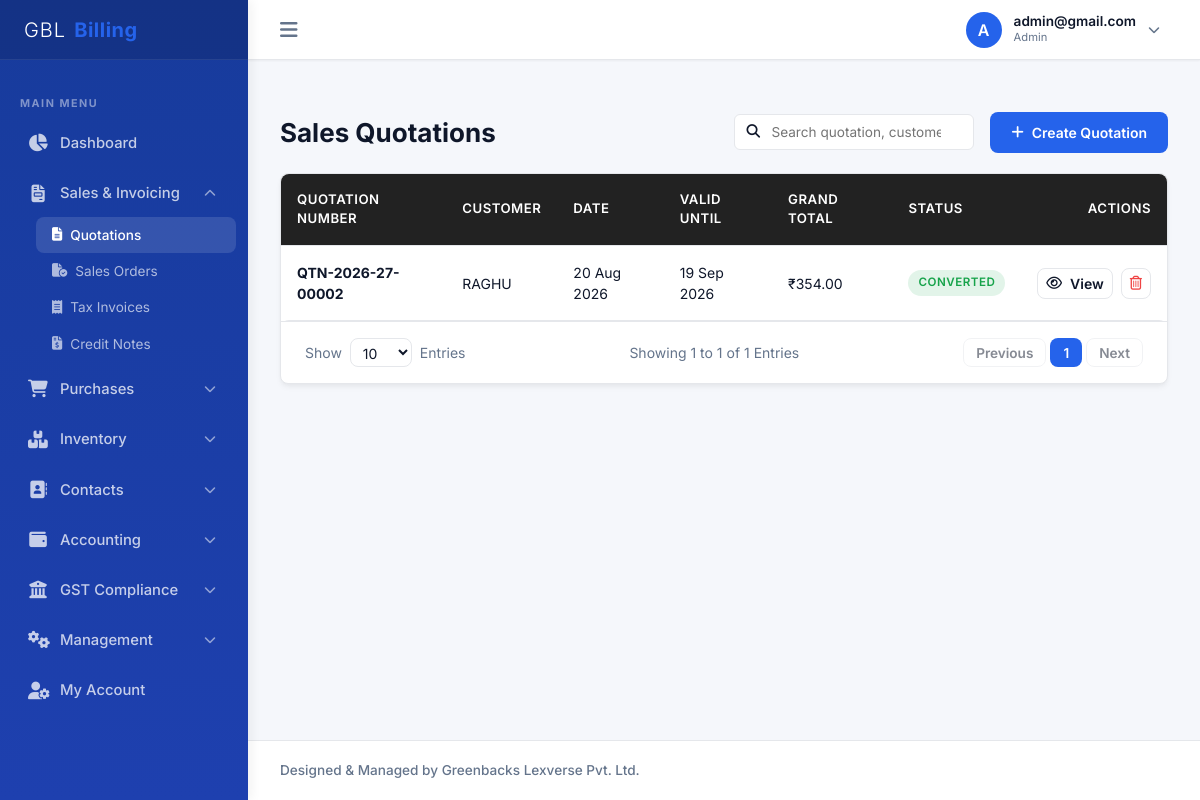
/company/quotations/ (signed in), run on an earlier commit of the app's database.
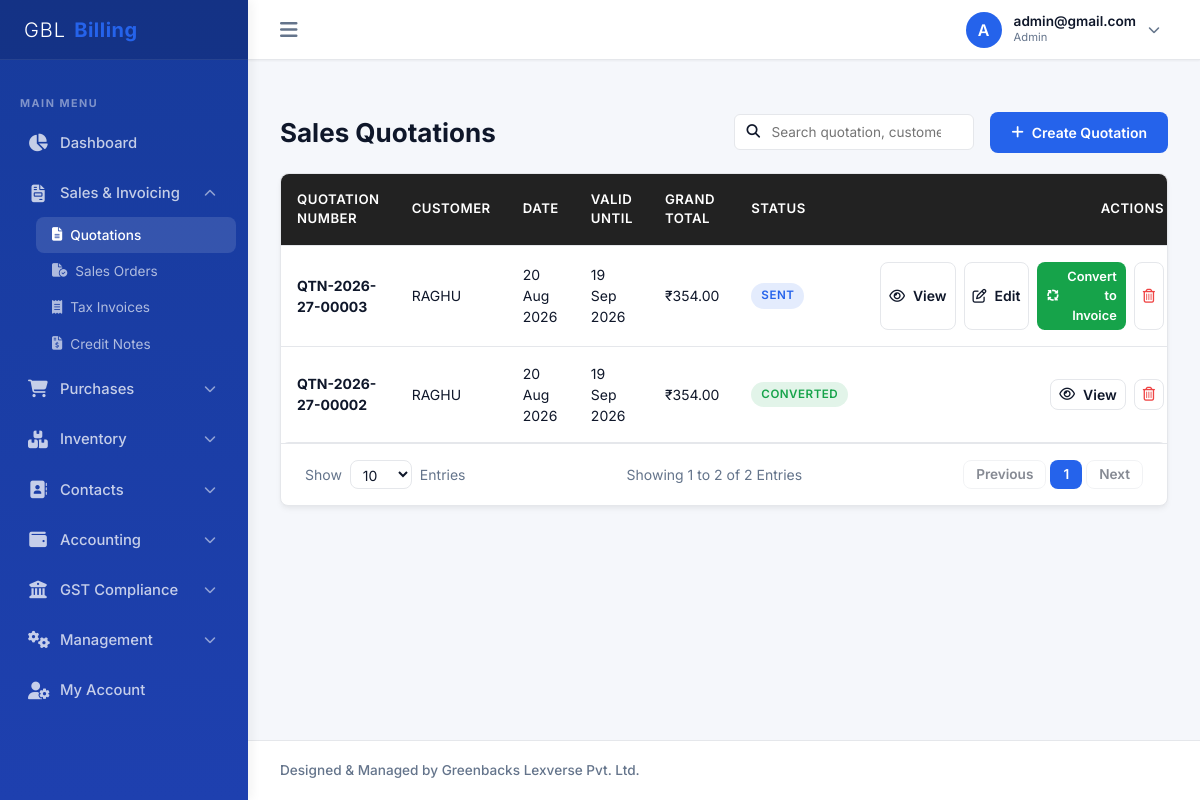
And on a later commit of the database.
### billing/models.py (models this page shows, shortened)
class Quotation(models.Model):
    STATUS_CHOICES = [('DRAFT', 'Draft'), ('SENT', 'Sent'), ('ACCEPTED', 'Accepted'), ('REJECTED', 'Rejected'), ('EXPIRED', 'Expired'), ('CONVERTED', 'Converted')]
    company = models.ForeignKey(Company, on_delete=models.CASCADE)
    customer = models.ForeignKey(Customer, on_delete=models.PROTECT)
    quotation_number = models.CharField(max_length=50)
    date = models.DateField()
    valid_until = models.DateField()
    subtotal = models.DecimalField(max_digits=15, decimal_places=2, default=Decimal('0.00'))
    taxable_value = models.DecimalField(max_digits=15, decimal_places=2, default=Decimal('0.00'))
    cgst_total = models.DecimalField(max_digits=15, decimal_places=2, default=Decimal('0.00'))
    sgst_total = models.DecimalField(max_digits=15, decimal_places=2, default=Decimal('0.00'))
    igst_total = models.DecimalField(max_digits=15, decimal_places=2, default=Decimal('0.00'))
    grand_total = models.DecimalField(max_digits=15, decimal_places=2, default=Decimal('0.00'))
    status = models.CharField(max_length=20, choices=STATUS_CHOICES, default='DRAFT')
    notes = models.TextField(blank=True, null=True)
    terms = models.TextField(blank=True, null=True)
    converted_to_invoice = models.ForeignKey(Invoice, on_delete=models.SET_NULL, null=True, blank=True)
    class Meta:
        unique_together = ('company', 'quotation_number')

class Customer(models.Model):
    CUSTOMER_TYPES = [
        ('REGISTERED', 'Regular Registered'),
        ('COMPOSITION', 'Composition Scheme'),
        ('UNREGISTERED', 'Unregistered Business'),
        ('CONSUMER', 'Consumer / Retailer'),
        ('SEZ', 'SEZ Developer / Unit'),
        ('EXPORT', 'Overseas Export'),
    ]
    company = models.ForeignKey(Company, on_delete=models.CASCADE)
    name = models.CharField(max_length=200)
    business_name = models.CharField(max_length=200, blank=True, null=True)
    customer_type = models.CharField(max_length=20, choices=CUSTOMER_TYPES, default='CONSUMER')
    gstin = models.CharField(max_length=15, blank=True, null=True)
    pan = models.CharField(max_length=10, blank=True, null=True)
    email = models.EmailField(blank=True, null=True)
    mobile = models.CharField(max_length=15)
    alternate_mobile = models.CharField(max_length=15, blank=True, null=True)
    billing_address = models.TextField()
    billing_city = models.CharField(max_length=100)
    billing_state = models.CharField(max_length=100)
    billing_state_code = models.CharField(max_length=2)
    billing_pincode = models.CharField(max_length=6)
    shipping_address = models.TextField(blank=True, null=True)
    shipping_city = models.CharField(max_length=100, blank=True, null=True)
    shipping_state = models.CharField(max_length=100, blank=True, null=True)
    shipping_state_code = models.CharField(max_length=2, blank=True, null=True)
    shipping_pincode = models.CharField(max_length=6, blank=True, null=True)
    credit_limit = models.DecimalField(max_digits=12, decimal_places=2, default=Decimal('0.00'))
    credit_days = models.IntegerField(default=30)
    opening_balance = models.DecimalField(max_digits=12, decimal_places=2, default=Decimal('0.00'))
    opening_balance_type = models.CharField(max_length=2, choices=[('DR', 'Debit (Receivable)'), ('CR', 'Credit (Payable)')], default='DR')
    outstanding_balance = models.DecimalField(max_digits=12, decimal_places=2, default=Decimal('0.00'))
    is_active = models.BooleanField(default=True)
    created_at = models.DateTimeField(auto_now_add=True)

### billing/views.py (the view, shortened to what this page needs)
# urls.py: path('company/quotations/', views.QuotationListView.as_view(), name='quotation_list'),
class QuotationListView(CompanyRequiredMixin, CompanyQuerySetMixin, PaginationMixin, ListView):
    model = Quotation
    template_name = 'company/quotation_list.html'
    context_object_name = 'quotations'
    def get_queryset(self):
        qs = super().get_queryset().order_by('-date', '-id')
        search = self.request.GET.get('search')
        status = self.request.GET.get('status')
        if status:
            qs = qs.filter(status=status)
        else:
            qs = qs.exclude(status='CANCELLED')
        return qs

### billing/mixins.py (called while the page is built)
    def dispatch(self, request, *args, **kwargs):
        if not request.user.is_authenticated:
            return self.handle_no_permission()
        if request.user.role == 'SUPERADMIN':
            raise PermissionDenied("System Superadmins cannot access Company Panel.")
        if not request.user.company or not request.user.company.is_active:
            raise PermissionDenied("You do not belong to an active business account.")
        company = request.user.company
        if company.subscription_status == 'SUSPENDED':
            raise PermissionDenied("Your business subscription is suspended. Please contact admin.")
        return super().dispatch(request, *args, **kwargs)

    def get_queryset(self):
        queryset = super().get_queryset()
        return queryset.filter(company=self.request.user.company)

    def get_paginate_by(self, queryset):
        try:
            limit = int(self.request.GET.get('entries', 10))
            if limit in [10, 25, 50, 100]:
                return limit
        except (ValueError, TypeError):
            pass
        return 10

### templates/company/quotation_list.html (shortened to what this page needs)
{% extends 'base_company.html' %}
{% block sub_quotations %}sub-item-active{% endblock %}
{% block content %}
<div class="page-header" style="display: flex; justify-content: space-between; align-items: center; flex-wrap: wrap; gap: 1rem;">
    <h1 class="page-title" style="margin: 0;">Sales Quotations</h1>
    <div style="display: flex; gap: 1rem; align-items: center;">
        {% include 'common_table_search.html' with placeholder="Search quotation, customer..." %}
        <a href="{% url 'quotation_add' %}" class="btn btn-primary">
            <i class="fa-solid fa-plus"></i> Create Quotation
        </a>
    </div>
</div>
<div class="table-container-ajax" id="table-container">
<div class="card-container">
    <div class="table-responsive">
        <table class="custom-table">
            <thead>
                <tr>
                    <th>Quotation Number</th>
                    <th>Customer</th>
                    <th>Date</th>
                    <th>Valid Until</th>
                    <th>Grand Total</th>
                    <th>Status</th>
                    <th style="text-align: right;">Actions</th>
                </tr>
            </thead>
            <tbody>
                {% for q in quotations %}
                    <tr>
                        <td><strong>{{ q.quotation_number }}</strong></td>
                        <td>{{ q.customer.name }}</td>
                        <td>{{ q.date|date:"d M Y" }}</td>
                        <td>{{ q.valid_until|date:"d M Y" }}</td>
                        <td>₹{{ q.grand_total }}</td>
                        <td>
                            <span class="badge {% if q.status == 'CONVERTED' %}badge-success{% elif q.status == 'SENT' %}badge-info{% else %}badge-warning{% endif %}">
                                {{ q.get_status_display }}
                            </span>
                        </td>
                        <td style="text-align: right;">
                            <div style="display: flex; gap: 0.5rem; justify-content: flex-end;">
                                <a href="{% url 'quotation_view' q.id %}" class="btn btn-secondary" style="padding: 0.25rem 0.5rem;"><i class="fa-regular fa-eye"></i> View</a>
                                {% if q.status != 'CONVERTED' %}
                                    <a href="{% url 'quotation_edit' q.id %}" class="btn btn-secondary" style="padding: 0.25rem 0.5rem;"><i class="fa-regular fa-pen-to-square"></i> Edit</a>
                                    <a href="{% url 'quotation_convert' q.id %}" class="btn btn-success" style="padding: 0.25rem 0.5rem; font-size: 0.8rem;"><i class="fa-solid fa-arrows-spin"></i> Convert to Invoice</a>
                                {% endif %}
                                <button type="button" onclick="triggerGlobalDelete('/api/delete/quotation/{{ q.id }}/', '{{ q.quotation_number }}')" class="btn btn-secondary" style="padding: 0.25rem 0.5rem; color: var(--danger);" title="Delete Quotation">
                                    <i class="fa-regular fa-trash-can"></i>
                                </button>
                            </div>
                        </td>
                    </tr>
                {% empty %}
                    <tr>
                        <td colspan="7" style="text-align: center; color: var(--muted-foreground); padding: 2rem;">No quotations logged.</td>
                    </tr>
                {% endfor %}
            </tbody>
        </table>
    </div>
    {% include 'common_pagination.html' %}
</div>
</div>
{% endblock %}

What changed in the data, as far as the page shows it:
added Quotation: quotation_number "QTN-2026-27-00003", customer.name "RAGHU", date "20 Aug 2026", valid_until "19 Sep 2026", grand_total "354.00", status "SENT", shows "Edit"
Also different on the page:
{{ page_obj.end_index }}: "1" → "2"
{{ page_obj.paginator.count }}: "1" → "2"
